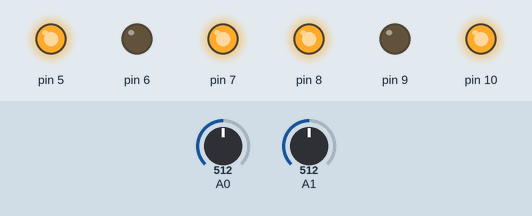
Recording of a sketch running on a simulated Arduino Uno, built with avr-gcc and run on an emulated ATmega328P. Shown: output pins drawn as LEDs (lit = HIGH). The test bench sets the inputs (shaded band); at power-on: A0 = 512, A1 = 512.

Above: at 1.2 s.
1.3 s: A0 set to 105
2.8 s: A0 set to 94
At 4.0 s:
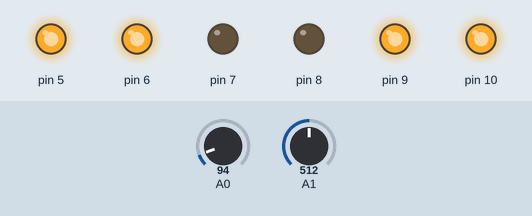
4.3 s: A0 set to 122
At 5.4 s:
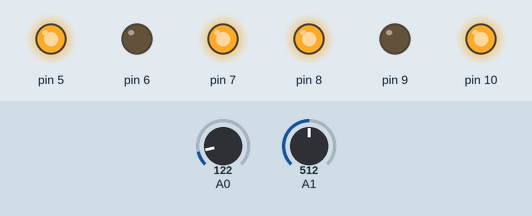
5.8 s: A0 set to 0
At 6.5 s:
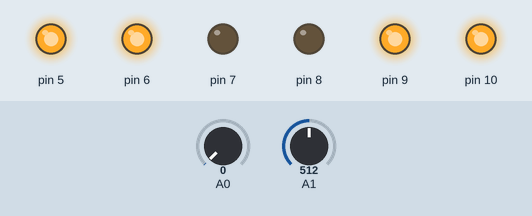
7.3 s: A1 set to 110
8.8 s: A1 set to 93
At 10.0 s:
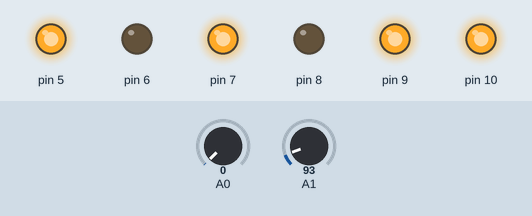
Timing chart, 0 to 11.3 s (numbered marks = the images above; inputs shaded):
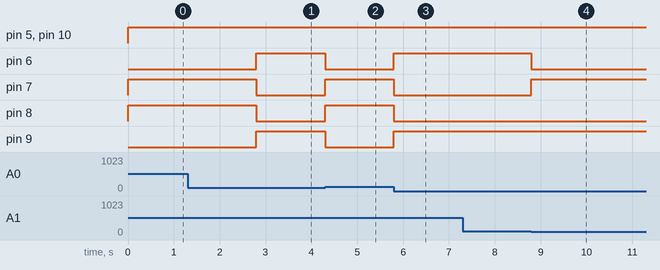

The sketch:

SimpleLineFollower.ino
```cpp
/*
   SimpleLineFollower.ino - Simple line following implementation.
   Created by LazyGalaxy - Evangelos Papakonstantis, February 26, 2018.
   Released into the public domain.
 */

#include <HP_ASE_LIN.h>
#include <L298N.h>

L298N motorController(5, 6, 7, 8, 9, 10);
HP_ASE_LIN leftSensor(0, 100);
HP_ASE_LIN rightSensor(1, 100);

void setup() {}

void loop() {
  if (leftSensor.isBlack()) {
    motorController.turnLeft(255);
  } else if (rightSensor.isBlack()) {
    motorController.turnRight(255);
  } else {
    motorController.moveForward(255);
  }
}
```

Measured:
- the behaviour switches between 101 and 100 on A0 (found by bisection; images 0 and 1)
- the behaviour switches between 101 and 100 on A1 (found by bisection; images 3 and 4)
- after the input at 1.3 s, every drawn part: stays the same
- after the input at 2.8 s, pin 6, pin 9: LOW → HIGH at once; pin 7, pin 8: HIGH → LOW at once
- after the input at 4.3 s, pin 6, pin 9: HIGH → LOW at once; pin 7, pin 8: LOW → HIGH at once
- after the input at 5.8 s, pin 6, pin 9: LOW → HIGH at once; pin 7, pin 8: HIGH → LOW at once
- after the input at 7.3 s, every drawn part: stays the same
- after the input at 8.8 s, pin 6: HIGH → LOW at once; pin 7: LOW → HIGH at once
